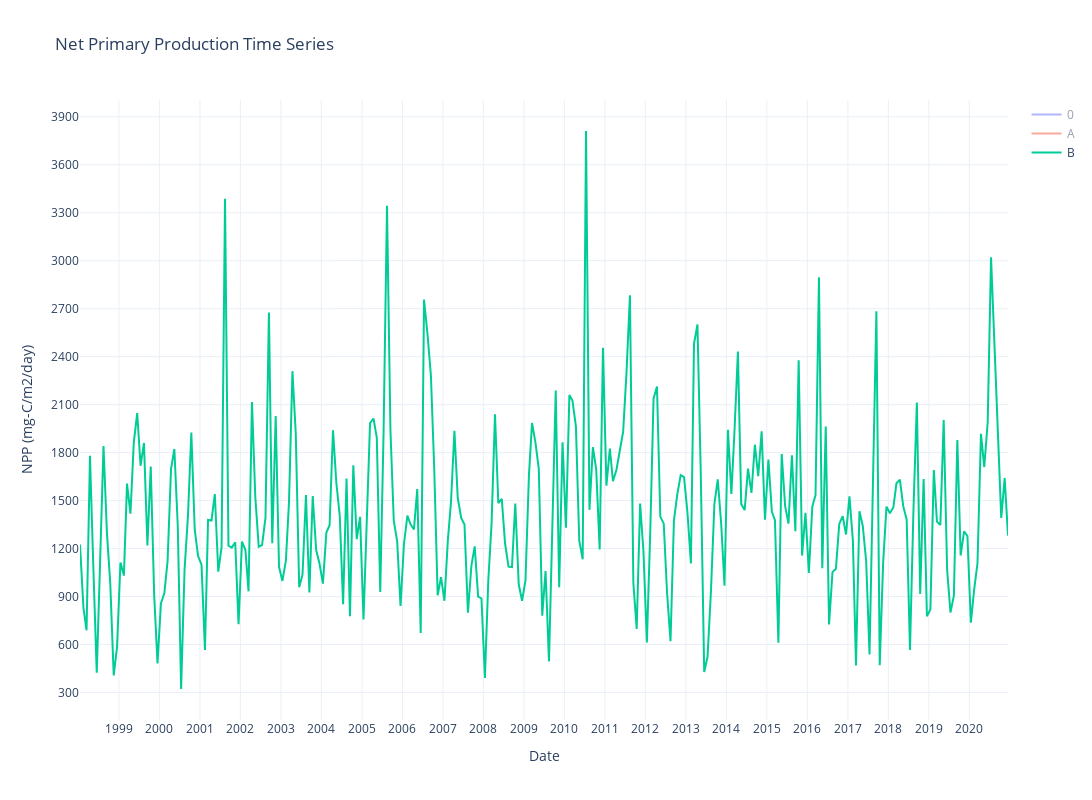

The code cell stored with this chart in its notebook:
### Markdown cell above
#### Comparison of npp of all geopoints

### Code cell
import plotly.graph_objs as go
import math

# Create empty traces list and loop through each geopoint
traces = []
for point in geopoint:
    # access dataframe
    df = geopoint[point]
    # create trace for each dataset
    trace = go.Scatter(x=df['DATE-YMD'], y=df['NPP (mg-C/m2/day)'], mode='lines', name=point)
    # append trace to traces list
    traces.append(trace)

# create layout for the plot
layout = go.Layout(title=f'Net Primary Production Time Series',
                   xaxis=dict(title='Date', dtick='M12'),
                   yaxis=dict(title='NPP (mg-C/m2/day)', dtick=300),
                   height = 800, width=1200,
                   template='plotly_white')
# create figure object and plot the traces
fig = go.Figure(data=traces, layout=layout)
fig.show()

### Figure 1 — Plotly figure (JSON) as saved in the notebook; plotly's stock layout.template omitted (floating-point values rounded to 4 significant figures; data arrays with more than 128 entries replaced by an {"elided": "..."} marker saying what was removed)
{"data": [{"mode": "lines", "name": "0", "type": "scatter", "visible": "legendonly", "x": {"elided": "274 str values"}, "y": {"elided": "274 float values"}}, {"mode": "lines", "name": "A", "type": "scatter", "visible": "legendonly", "x": {"elided": "274 str values"}, "y": {"elided": "274 float values"}}, {"mode": "lines", "name": "B", "type": "scatter", "x": {"elided": "274 str values"}, "y": {"elided": "274 float values"}}], "layout": {"height": 800, "title": {"text": "Net Primary Production Time Series"}, "width": 1200, "xaxis": {"autorange": true, "dtick": "M12", "range": ["1998-01-15", "2020-12-15"], "title": {"text": "Date"}, "type": "date"}, "yaxis": {"autorange": true, "dtick": 300, "range": [128.0, 4004.0], "title": {"text": "NPP (mg-C/m2/day)"}, "type": "linear"}}}
